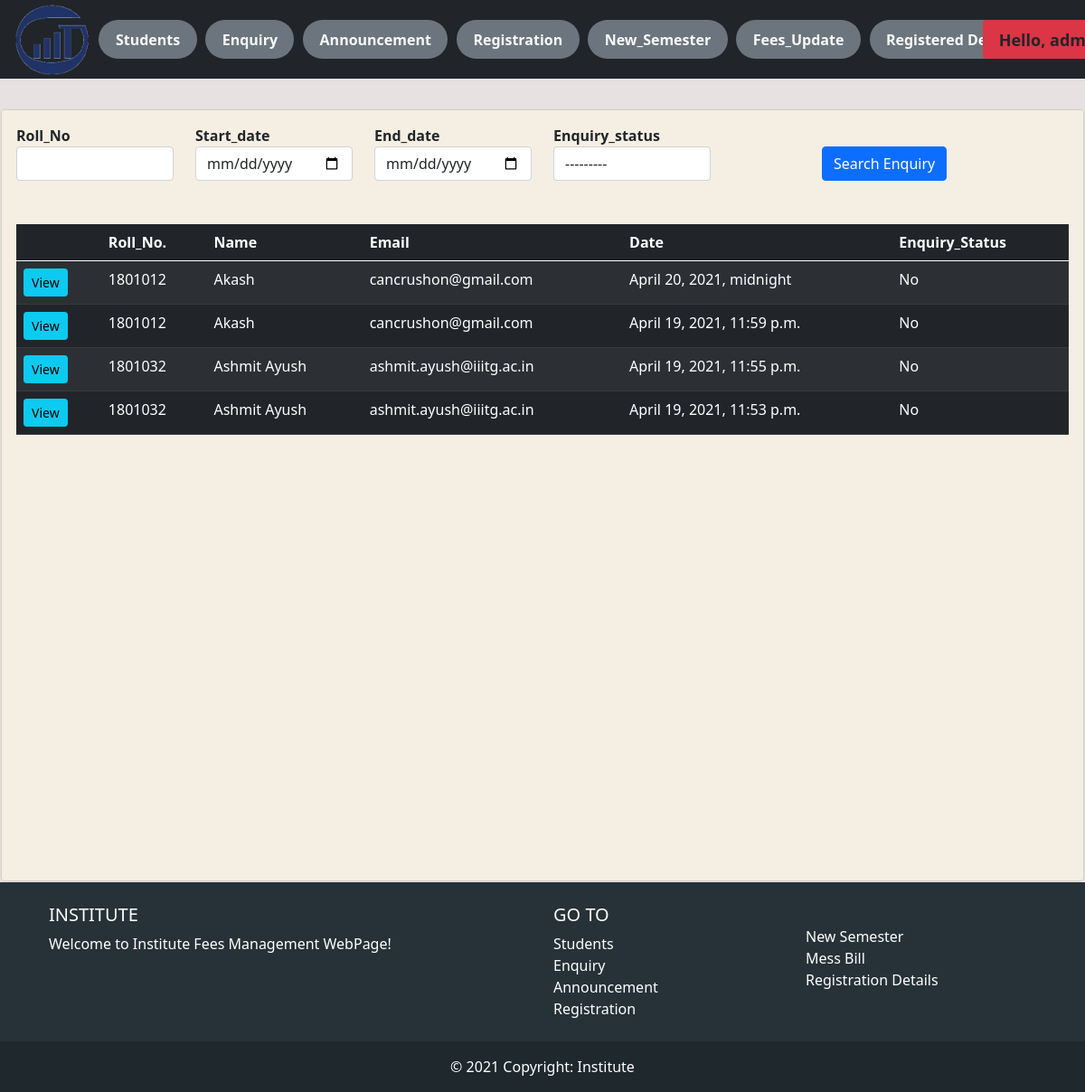
Screenshot of /enquiry_admin/ (signed in) with the database file from the repository.
### fees/models.py (models this page shows, shortened)
class EnquiryForm(models.Model):
    BranchType = models.TextChoices('BranchType', 'CSE ECE')
    EnquiryStatus = models.TextChoices('EnquiryStatus', 'No Yes')
    roll = models.CharField('Roll_No', max_length=7, blank=False)
    name = models.CharField('Name', max_length=250, blank=False)
    email = models.EmailField('Email', max_length=250, blank=False)
    branch = models.CharField('Branch', max_length=3, blank=False, choices=BranchType.choices)
    Enquiry = models.TextField("Enquiry", blank=False)
    Enquiry_status = models.CharField('Enquiry_status', max_length=3, null=True, choices=EnquiryStatus.choices, blank=True, default=EnquiryStatus.No)
    datecreated = models.DateTimeField(auto_now_add=True, null=True)
    template = '{} {} {}'

### fees/decorators.py (the view)
        def wrapper_func(request, *args, **kwargs):
            group = None
            if request.user.groups.exists():
                group = request.user.groups.all()[0].name
            if group in allowed_roles:
                return view_func(request, *args, **kwargs)
            else:
                return HttpResponse('You are not authorize')

### fees/views.py (called while the page is built)
@login_required(login_url = 'login')
@allowed_users(allowed_roles=['admin'])
def enquiry_admin(request):
    enquiries = EnquiryForm.objects.all().order_by('-id')
    myfilter = EnquiryFilter(request.GET, queryset=enquiries)
    if request.method == 'GET':
        enquiries = myfilter.qs
    context = {'enquiries' : enquiries, 'myfilter':myfilter}
    return render(request, 'fees/enq_admin.html', context)

### fees/templates/fees/enq_admin.html (shortened to what this page needs)
{% extends 'fees/main.html' %}
{% load crispy_forms_tags %}
{% block content %}
<br>
<br>
<div class="row">
    <div class="col-md">
        <div class="card">
            <div class="card card-body" style="background-color:  rgb(245, 238, 226);">
                <form action="" method="get">
                    <div class="row" style="background-color:  rgb(245, 238, 226);">
                        <div class="col-2">
                            <strong>{{ myfilter.form.roll|as_crispy_field }}</strong>
                        </div>
                        <div class="col-2">
                            <strong>{{ myfilter.form.start|as_crispy_field }}</strong>
                        </div>
                        <div class="col-2">
                            <strong>{{ myfilter.form.end|as_crispy_field }}</strong>
                        </div>
                        <div class="col-2">
                            <strong>{{ myfilter.form.Enquiry_status|as_crispy_field }}</strong>
                        </div>
                        <div class="col-1">
                        </div>
                        <div class="col-2">
                            <br>
                            <button class="btn btn-primary" type="submit">Search Enquiry</button>
                        </div>
                        <br>
                    </div>
                    <br>
                </form>
                <br>
                <div style="overflow-y:scroll;height: 710px;">
                <table class="table table-dark table-striped">
                    <thead>
                        <tr >
                            <th scope="col"></th>
                            <th scope="col">Roll_No.</th>
                            <th scope="col">Name</th>
                            <th scope="col">Email</th>
                            <th scope="col">Date</th>
                            <th scope="col">Enquiry_Status</th>
                        </tr>
                    </thead>
                        {% for enquiry in enquiries %}
                        <tr>
                            <td><a class="btn btn-sm btn-info" href="{% url 'enquiry_render' enquiry.id %}">View</a>
                            </td>
                            <td>{{enquiry.roll}}</td>
                            <td>{{enquiry.name}}</td>
                            <td>{{enquiry.email}}</td>
                            <td>{{enquiry.datecreated}}</td>
                            <td>{{enquiry.Enquiry_status}}</td>
                        </tr>
                        {%endfor%}
                    </table>
                </div>
            </div>
        </div>
    </div>
</div>
{% endblock %}

### fees/templates/fees/navbar.html (shortened to what this page needs)
{% load static %}
{% if request.user.is_staff %}
<nav class="navbar navbar-expand-lg navbar-dark bg-dark w-100 p-1" style="position: fixed; z-index: 1;">
  <div class="container-fluid">
    <img src="{% static 'images/LOGOIIITG.png' %}" alt="" style="padding: 0%;width:137px; height:79px;">
    <div class="collapse navbar-collapse" id="navbarNavDropdown"  style="overflow-x:visible;width: 100%;">
      <ul class="navbar-nav">
        <li class="nav-item badge rounded-pill bg-secondary " style="margin-left: 1%; font-size: 100%;">
          <a class="nav-link active text-light" aria-current="page" href="{% url 'home' %}">Students</a>
        </li>
        <li class="nav-item badge rounded-pill bg-secondary " style="margin-left: 1%; font-size: 100%;">
          <a class="nav-link active text-light" href="{% url 'enquiry_admin' %}">Enquiry</a>
        </li>
        <li class="nav-item badge rounded-pill bg-secondary " style="margin-left: 1%; font-size: 100%;">
          <a class="nav-link active text-light" href="{% url 'announcement' %}">Announcement</a>
        </li>
        <li class="nav-item badge rounded-pill bg-secondary " style="margin-left: 1%; font-size: 100%;">
          <a class="nav-link active text-light" href="{% url 'registration' %}">Registration</a>
        </li>
        <li class="nav-item badge rounded-pill bg-secondary " style="margin-left: 1%; font-size: 100%;">
          <a class="nav-link active text-light" href="{% url 'automate_semester' %}">New_Semester</a>
        </li>
        <li class="nav-item badge rounded-pill bg-secondary " style="margin-left: 1%; font-size: 100%;">
          <a class="nav-link active text-light" href="{% url 'automate_fees' %}">Fees_Update</a>
        </li>
        <li class="nav-item badge rounded-pill bg-secondary " style="margin-left: 1%; font-size: 100%;">
          <a class="nav-link active text-light" href="{% url 'registered_details' %}">Registered Details</a>
        </li>
      </ul>
    </div>
    <ul class="nav navbar-nav navbar-right" style="margin-left: 1%; margin: right 1%;">
      <li class="nav-item dropdown badge bg-danger">
        <a class="nav-link dropdown-toggle text-dark" href="#" id="navbarDropdownMenuLink" role="button"
          data-bs-toggle="dropdown" aria-expanded="false" style="margin-left: 1%; font-size: 150%;">
          <span>Hello, {{request.user}} </span>
        </a>
      </li>
    </ul>
  </div>
</nav>
{% endif %}
<br>
<br>
<br>

### static/css/main.css (style rules this page uses)
body { background-color: #e7e1e1; }

### rows the page displays
EnquiryForm: roll "1801012", name "Akash", email "cancrushon@gmail.com", datecreated "April 20, 2021, midnight", Enquiry_status "No"
EnquiryForm: roll "1801012", name "Akash", email "cancrushon@gmail.com", datecreated "April 19, 2021, 11:59 p.m.", Enquiry_status "No"
EnquiryForm: roll "1801032", name "Ashmit Ayush", email "ashmit.ayush@iiitg.ac.in", datecreated "April 19, 2021, 11:55 p.m.", Enquiry_status "No"
EnquiryForm: roll "1801032", name "Ashmit Ayush", email "ashmit.ayush@iiitg.ac.in", datecreated "April 19, 2021, 11:53 p.m.", Enquiry_status "No"
